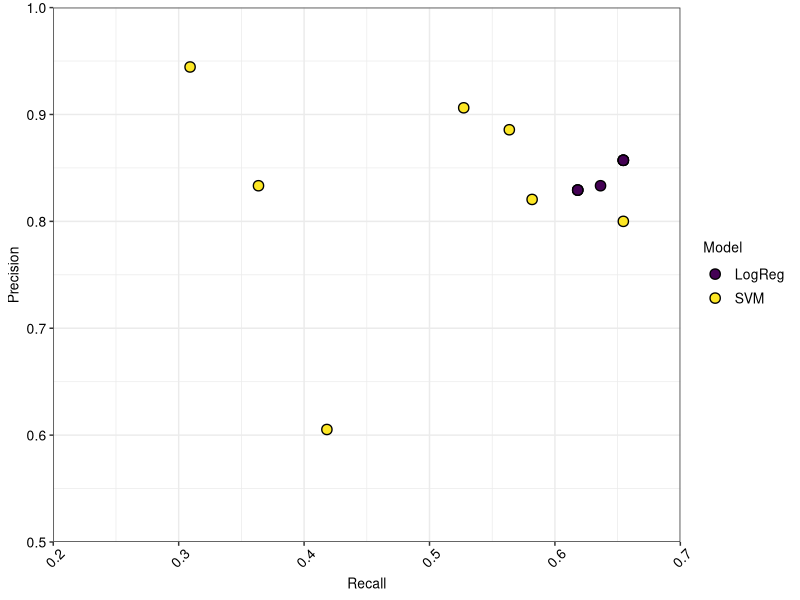
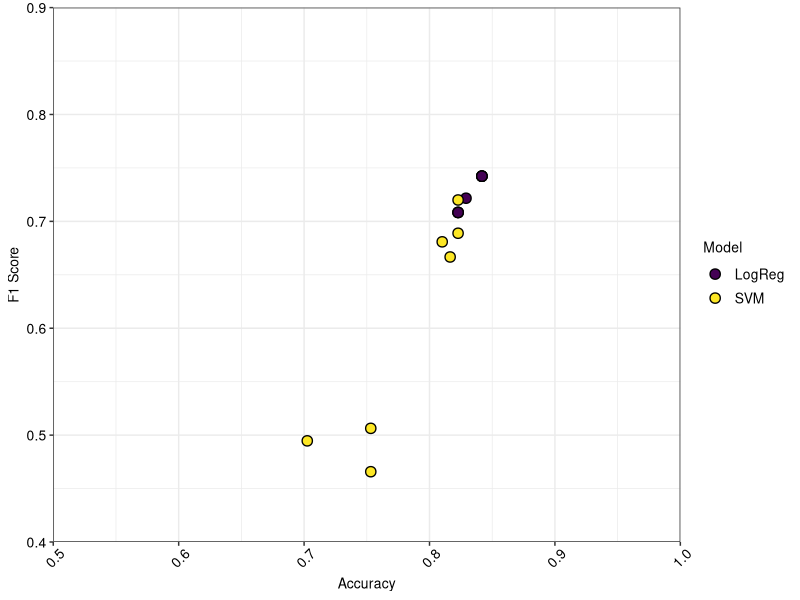
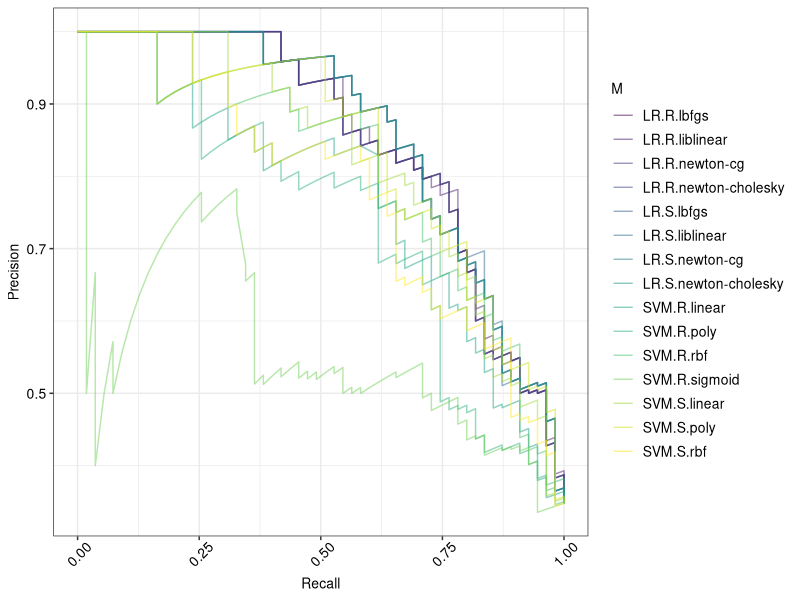

Write the R code that produced these figures, in order.
library(tidyverse)
library(scales)
library(viridis)

met <- read.csv("RS_MULTI_MET.csv",header=TRUE,fileEncoding='UTF-8-BOM')
met$Model <- as.factor(met$Model)

prc <- read.csv("RS_MULTI_PRC.csv",header=TRUE,fileEncoding='UTF-8-BOM')
prc$M <- as.factor(prc$M)

t1 <- theme_bw()+
  theme(text=element_text(size=10,color="black"),
        legend.text=element_text(size=10,color="black"),
        axis.title.x=element_text(size=10,color="black"),
        axis.title.y=element_text(size=10,color="black"),
        axis.text.y=element_text(size=10,color="black"),
        axis.text.x=element_text(size=10,color="black",angle=45,vjust=0.7)
        )

l1 <- list(
  t1,
  geom_point(pch=21,size=3,stroke=0.7,color='black'),
  scale_fill_viridis(discrete=T)
)

p1 <- ggplot(met,aes(fill=Model,x=Recall,y=Precision))+l1+
  scale_x_continuous(expand=c(0,0),labels=scales::number_format(accuracy=0.1),
                     limits=c(0.2,0.7),breaks=c(0.2,0.3,0.4,0.5,0.6,0.7))+
  scale_y_continuous(expand=c(0,0),labels=scales::number_format(accuracy=0.1),
                     limits=c(0.5,1),breaks=c(0.5,0.6,0.7,0.8,0.9,1))+
  xlab('Recall')+ylab('Precision')
  

p2 <- ggplot(met,aes(fill=Model,x=Accuracy,y=F1_Score))+l1+
  scale_x_continuous(expand=c(0,0),labels=scales::number_format(accuracy=0.1),
                     limits=c(0.5,1),breaks=c(0.5,0.6,0.7,0.8,0.9,1))+
  scale_y_continuous(expand=c(0,0),labels=scales::number_format(accuracy=0.1),
                     limits=c(0.4,0.9),breaks=c(0.4,0.5,0.6,0.7,0.8,0.9))+
  xlab('Accuracy')+ylab('F1 Score')

tiff("RS_REC-PRE.tiff",height=2,width=3.25,units='in',res=300,compression="lzw")
p1
dev.off()

tiff("RS_ACC-F1S.tiff",height=2,width=3.25,units='in',res=300,compression="lzw")
p2
dev.off()

l2 <- list(
  t1,
  geom_path(aes(x=R,y=P,color=M),alpha=0.5),
  scale_color_viridis(discrete=T),
  xlab('Recall'),
  ylab('Precision')
)

p3 <- ggplot(prc)+l2

tiff("RS_PRC.tiff",height=6,width=6,units='in',res=300,compression="lzw")
p3
dev.off()